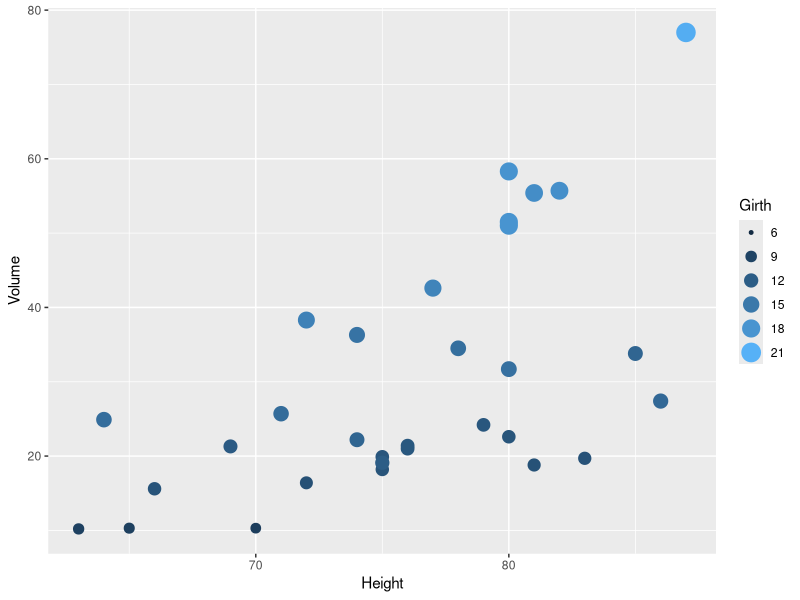
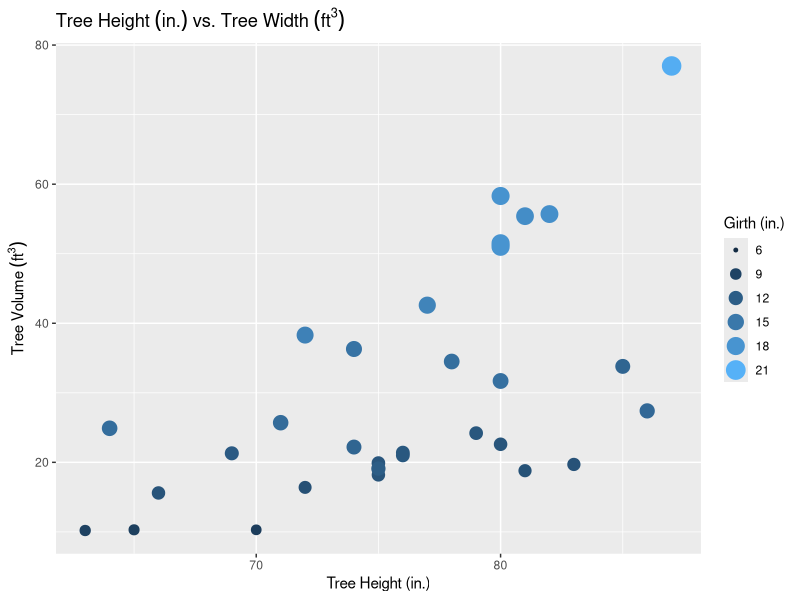
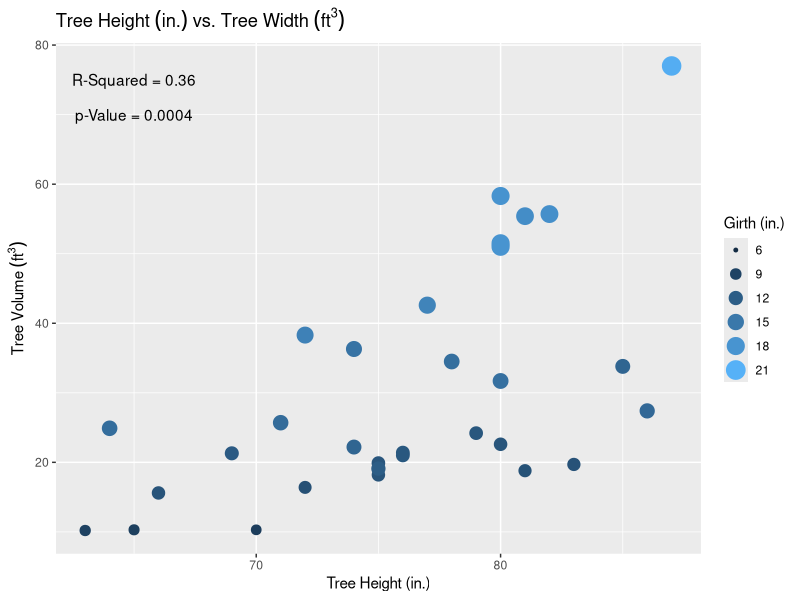
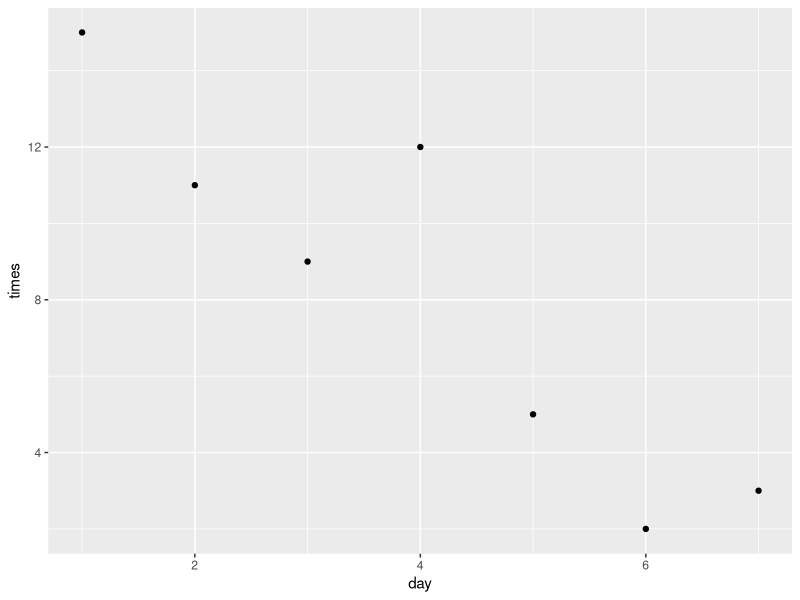
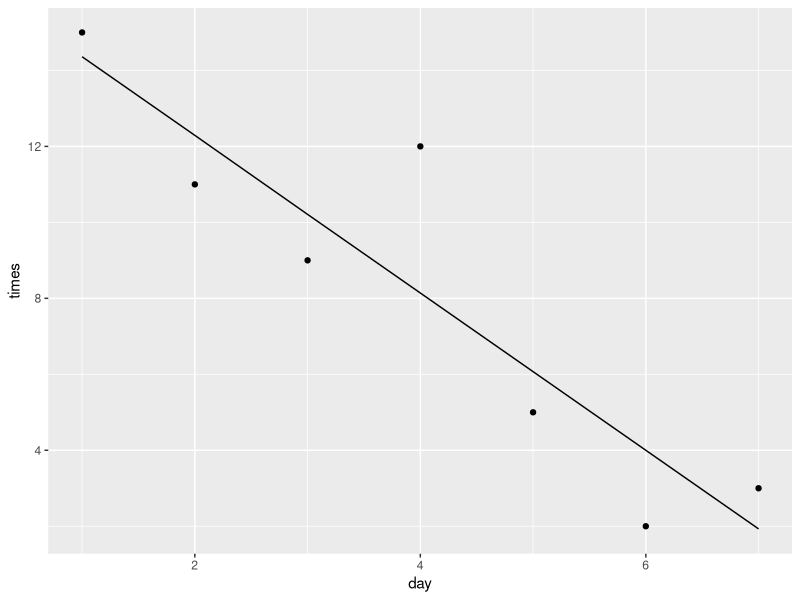
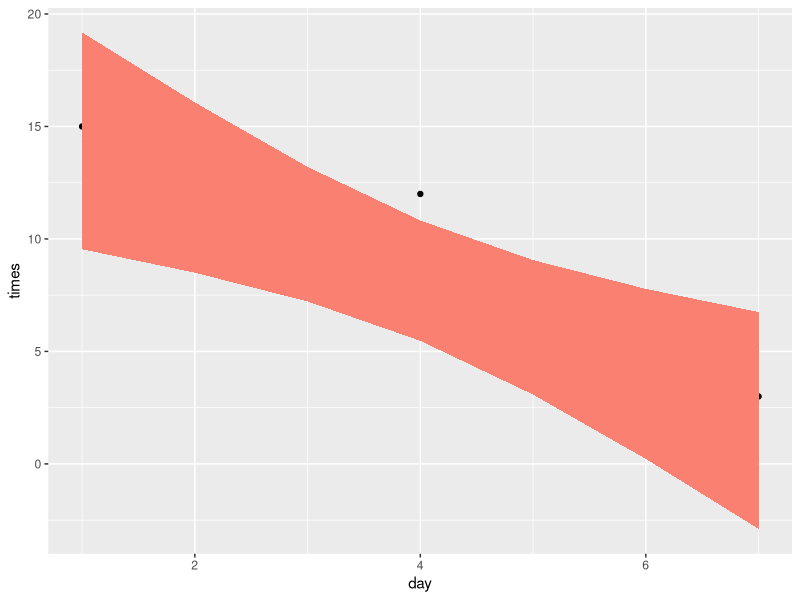
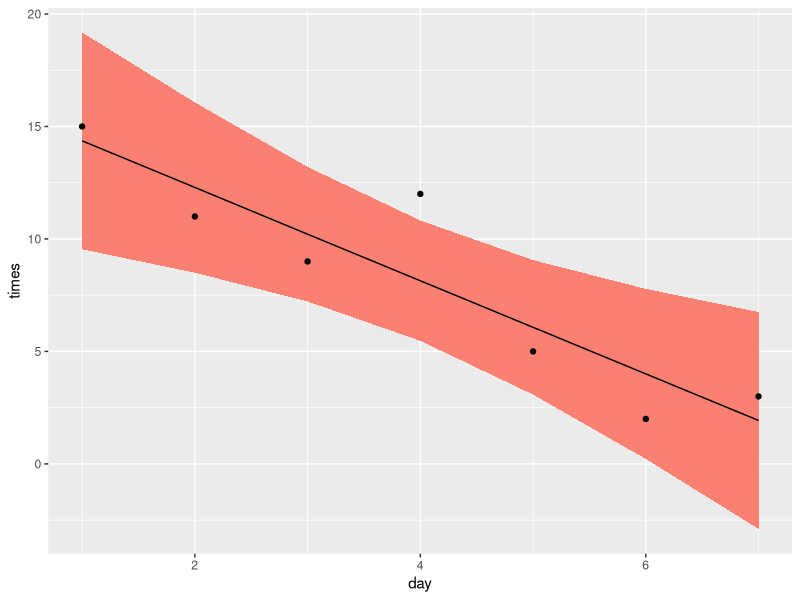
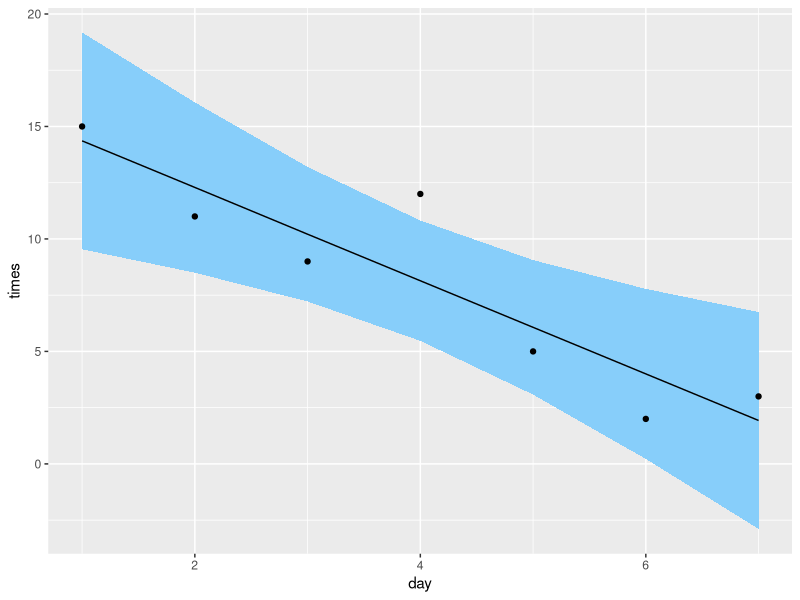

The R source for these figures, in order:
## ---- chunk 1
knitr::opts_chunk$set(echo = TRUE)
library(ggplot2)
## ---- chunk 2
?trees
summary(trees)
## ---- chunk 3
graph <- ggplot( 
  data = trees, 
  aes(x=Height, y=Volume) ) + 
  geom_point( aes(size=Girth, color=Girth) ) +
  scale_size_continuous(limits=c(6, 21), breaks=seq(6,21, by=3)) +
  scale_color_continuous(limits=c(6, 21), breaks=seq(6,21, by=3)) + 
  guides(color= guide_legend(), size=guide_legend())

graph
## ---- chunk 4

title_lab <- expression(Tree ~ Height ~ (in.) ~ vs. ~ Tree ~ Width ~ (ft^3))
y_lab = expression(Tree ~ Volume ~ (ft^3) )

graph <- graph + 
  labs( title= title_lab ) +
  labs( x='Tree Height (in.)' ) +
  labs( y= y_lab ) +
  labs( size= 'Girth (in.)' ) +
  labs( color= 'Girth (in.)' )

graph

## ---- chunk 5
text_r = "R-Squared = 0.36"
text_p = "p-Value = 0.0004"

graph <- graph + 
  annotate("text", x=65, y=70, label = text_p) +
  annotate("text", x=65, y=75, label = text_r)

graph
## ---- chunk 6
Rosy <- data.frame(
  times = c(15, 11, 9, 12, 5, 2, 3),
  day   = 1:7,
  yhat  = c(14.36, 12.29, 10.21, 8.14, 6.07, 4.00,  1.93),
  lwr   = c( 9.54,  8.5,   7.22, 5.47, 3.08, 0.22, -2.89),
  upr   = c(19.18, 16.07, 13.2, 10.82, 9.06, 7.78,  6.75))
## ---- chunk 7
scatter_plot <- ggplot( data=Rosy, aes( x=day, y=times ) ) +
  geom_point()

scatter_plot
## ---- chunk 8
scatter_plot <- scatter_plot +
  geom_line( aes( x=day, y=yhat ) )

scatter_plot
## ---- chunk 9
scatter_plot <- scatter_plot +
  geom_ribbon( aes( ymin=lwr, ymax=upr ), fill='salmon' )

scatter_plot
## ---- chunk 10
scatter_plot <- ggplot( data=Rosy, aes( x=day, y=times ) ) +
  geom_ribbon( aes( ymin=lwr, ymax=upr ), fill='salmon' ) +
  geom_point() + 
  geom_line( aes( x=day, y=yhat ) )

scatter_plot
## ---- chunk 11
scatter_plot <- ggplot( data=Rosy, aes( x=day, y=times ) ) +
  geom_ribbon( aes( ymin=lwr, ymax=upr ), fill='lightskyblue' ) +
  geom_point() + 
  geom_line( aes( x=day, y=yhat ) )

scatter_plot
## ---- chunk 12
scatter_plot <- scatter_plot +
  labs( title= 'Time vs. Day' ) +
  labs( x='Day' ) +
  labs( y= 'Time (Hour)' )

scatter_plot
## ---- chunk 13
library(MASS)
## ---- chunk 14
library(tidyverse)
data('birthwt', package='MASS')
birthwt <- birthwt %>% mutate(
  race  = factor(race,  labels=c('White','Black','Other')),
  smoke = factor(smoke, labels=c('No Smoke', 'Smoke')))
## ---- chunk 15
histogram <- ggplot( data=birthwt, aes( x=bwt ) ) +
  geom_histogram()

histogram
## ---- chunk 16
histogram <- histogram +
  facet_grid( vars(smoke) )

histogram
## ---- chunk 17
histogram <- histogram +
  facet_grid( rows=vars( smoke ), cols=vars( race ) )

histogram
## ---- chunk 18
histogram <- ggplot( data=birthwt, aes( x=bwt, y=after_stat(density) ) ) +
  geom_histogram() +
  facet_grid( vars(smoke) )

histogram
## ---- chunk 19
histogram <- histogram +
  geom_density()

histogram
## ---- chunk 20
histogram <- ggplot( data=birthwt, aes( x=bwt, y=after_stat( density ) ) ) +
  geom_histogram( fill='grey60' ) +
  facet_grid( vars(smoke) ) +
  geom_density()

histogram
## ---- chunk 21
histogram <- ggplot( data=birthwt, aes( x=bwt, y=after_stat( density ) ) ) +
  geom_density() +
  geom_histogram( fill='grey60' ) +
  facet_grid( vars(smoke) )

histogram
## ---- chunk 22
summary(ChickWeight)
?ChickWeight
## ---- chunk 23
chick_scatter <- ggplot( data=ChickWeight, aes( x=Time, y=weight ) ) +
  geom_point() + 
  facet_wrap( vars(Chick) )

chick_scatter
## ---- chunk 24
data(ChickWeight)
ggplot(ChickWeight, aes(x=Time, y=weight, group=Chick )) +
  geom_point() + geom_line() +
  facet_grid( ~ Diet) 
